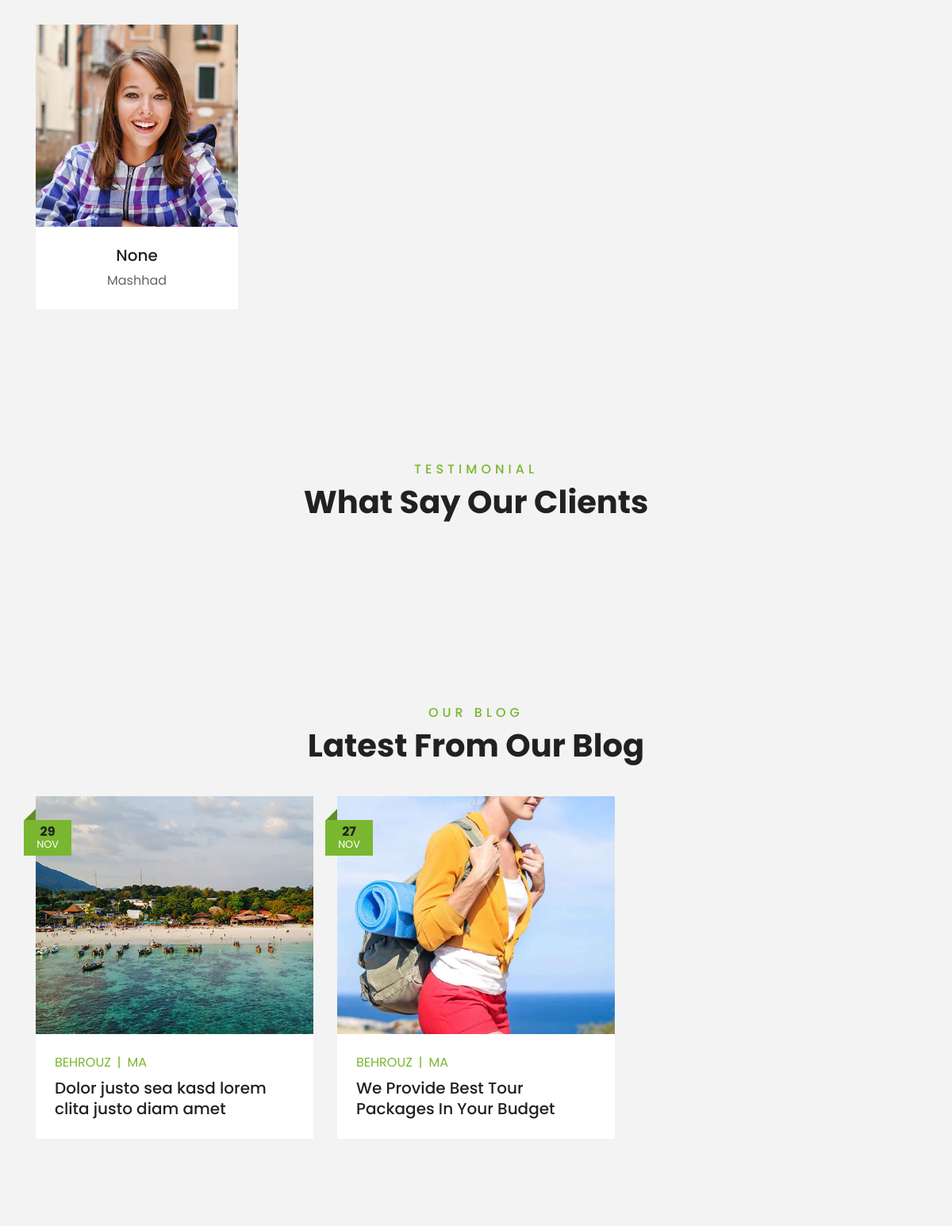
The app's page / (signed in, middle part), older data.
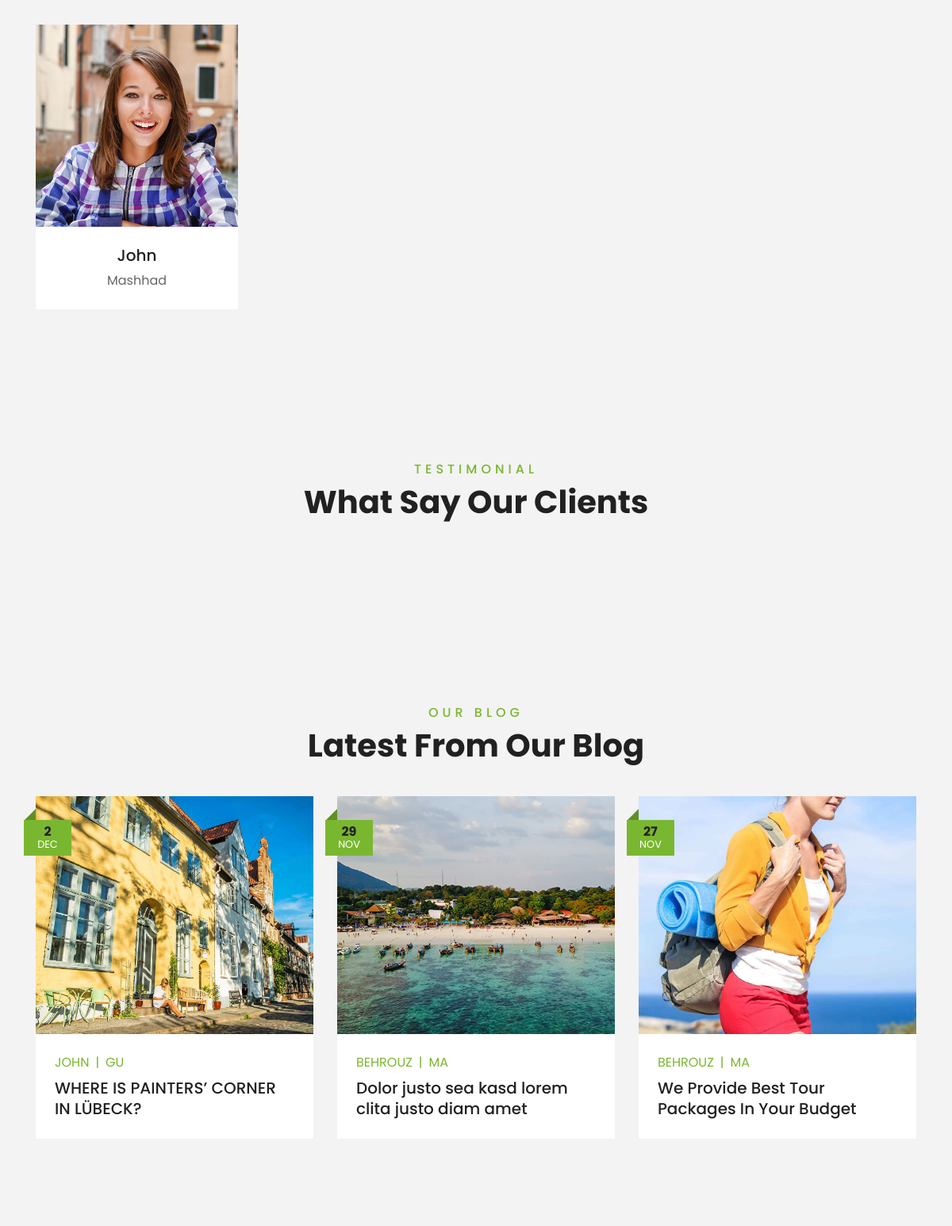
The same page, newer data.
### Account/models.py (models this page shows, shortened)
class CustomUser (AbstractBaseUser, PermissionsMixin):
    USERTYPE=(
        ('Ma','MASTER'),
        ('Tr','TRAVELER'),
        ('Us','USER'),
        ('Bl','BLOGER'),
        ('Gu', 'GUIDE'),
    )
    username = models.CharField ( max_length=100, blank=True,null=True )
    mobile  = models.CharField ( max_length=15, default='0' )
    email = models.EmailField(unique=True)
    usertype = models.CharField ( max_length=2, choices=USERTYPE, default='Us' )
    firstname  = models.CharField ( blank=True,null=True,max_length=50 )
    lastname  = models.CharField ( blank=True,null=True,max_length=50 )
    first_name  = models.CharField ( blank=True,null=True,max_length=50 )
    last_name  = models.CharField ( blank=True,null=True,max_length=50 )
    unicid  = models.CharField ( max_length=10, unique=True )
    birthday  = models.DateTimeField ( blank=True,null=True )
    gender  = models.BooleanField ( blank=True,null=True )
    status = models.BooleanField(default=False)
    image = models.ImageField ( blank=True,null=True,upload_to='Profile' )
    city = models.ForeignKey(to='Home.City', on_delete=models.CASCADE, blank=True,null=True)
    profesional = models.CharField ( max_length=50, blank=True, null=True )
    is_superuser = models.BooleanField(default=False)
    is_staff = models.BooleanField(default=False)
    is_active = models.BooleanField(default=False)
    date_joined = models.DateTimeField(blank=True, null=True)
    USERNAME_FIELD = 'email'
    EMAIL_FIELD = 'email'
    REQUIRED_FIELDS = []
    objects = UserManager()

### Home/models.py (models this page shows, shortened)
class City (models.Model):
    state = models.ForeignKey(State, on_delete=models.CASCADE)
    city = models.CharField(max_length=50, unique=True)
    image = models.ImageField(upload_to='City', blank=True, null=True)
    home_page_display = models.BooleanField(default=False)
    short_description = models.CharField(max_length=25, blank=True, null=True)

### Blog/models.py (models this page shows, shortened)
class ArticleImg(models.Model):
    title = models.CharField(max_length=15, default="0")
    image = models.ImageField(upload_to='Frame')
    article = models.ForeignKey(Article, on_delete=models.CASCADE)
    imgOrder = models.PositiveIntegerField()

class ArticlePart(models.Model):
    partTitle = models.CharField(max_length=50)
    text = models.TextField()
    article = models.ForeignKey(Article, on_delete=models.CASCADE)
    partOrder = models.PositiveIntegerField()

### Home/views.py (the view)
# urls.py: path('', views.index, name='index'),
def index(request):
    class MyArticles:
        def __init__(self, selectarticle):
            self.id = selectarticle.id
            self.img = ArticleImg.objects.get(article_id=selectarticle.id, imgOrder=1)
            self.part = ArticlePart.objects.get(article_id=selectarticle.id, partOrder=1)
            self.title = selectarticle.title
            self.create = selectarticle.create
            self.month = (datetime.datetime.strptime(str(self.create.month), "%m")).strftime("%b")
            self.update = selectarticle.update
            self.author = selectarticle.author
            self.status = selectarticle.status
    newestArticles = Article.objects.all().order_by('-update')[:3]
    articles = []
    for a in newestArticles:
        if a.status == 'pub':
            articles.append(MyArticles(a))
    selectedArticle = SpecialPosition.objects.get(title='Homepage')
    homePageArticle = MyArticle(Article.objects.get(id=selectedArticle.article.id))
    cities = City.objects.filter(home_page_display=True).order_by('-id')[:6]
    Guides = CustomUser.objects.filter(usertype='Gu').order_by('-id')
    users = CustomUser.objects.filter(usertype='Us').order_by('-id')
    destinations = City.objects.all()
    tour = Tour.objects.filter(home_page_display=True).order_by('-id')[:6]
    comments = Comment.objects.filter(active=True).order_by('-id')[:6]
    context = {
        'destinations': destinations,
        'SignIn': 'Sign In',
        'SignOut': 'SignOut',
        'SignUp': 'SignUp',
        'Search': 'Search',
        'Services': 'Services',
        'Menu': 'Menu',
        'cities':cities,
        'tour':tour,
        'Guides':Guides,
        'users' : users,
        'myarticle' : homePageArticle,
        'articles':articles,
        'comments':comments,
    }
    return (render(request,'Home/index.html', context))

### Home/models.py (called while the page is built)
    def tour_duration(self):
        timediff = self.transportBack.recivetime - self.transportGo.starttime
        return timediff.days

### Home/templates/Home/index.html (shortened to what this page needs)
{% extends '_base.html' %}
{% load static %}
{% load djmoney %}
{% block static%}
    <link href="{% static 'lib/owlcarousel/assets/owl.carousel.min.css' %}" rel="stylesheet">
    <link href="{% static 'lib/tempusdominus/css/tempusdominus-bootstrap-4.min.css' %}" rel="stylesheet" />
    <link href="{% static 'css/style.css' %}" rel="stylesheet">
    <link href="{% static 'css/newstyle.css' %}" rel="stylesheet">
{%endblock%}
{% block body %}
    {% if user.is_authenticated %}
        {% include 'Team.html' %}
        {% include 'Testimonial.html' %}
        <div class="container-fluid py-5">
            <div class="container pt-5 pb-3">
                <div class="text-center mb-3 pb-3">
                    <h6 class="text-primary text-uppercase" style="letter-spacing: 5px;">Our Blog</h6>
                    <h1>Latest From Our Blog</h1>
                </div>
                <div class="row pb-3">
                    {% for a in articles %}
                    <div class="col-lg-4 col-md-6 mb-4 pb-2">
                        <div class="blog-item">
                            <div class="position-relative">
                                <img class="img-fluid w-100 bloglistitem" src="{{ a.img.image.url }}" alt="{{ a.img.title }}">
                                <div class="blog-date">
                                    <h6 class="font-weight-bold mb-n1">{{ a.create.date.day }}</h6>
                                    <small class="text-white text-uppercase">{{ a.month }}</small>
                                </div>
                            </div>
                            <div class="bg-white p-4">
                                <div class="d-flex mb-2">
                                    <a class="text-primary text-uppercase text-decoration-none" href="">{{ a.author.firstname }}</a>
                                    <span class="text-primary px-2">|</span>
                                    <a class="text-primary text-uppercase text-decoration-none" href="">{{ a.author.usertype }}</a>
                                </div>
                                <a class="h5 m-0 text-decoration-none" href="{% url 'Blog:blogdetail' a.id %}">{{ a.part.partTitle }}</a>
                            </div>
                        </div>
                    </div>
                    {% endfor %}
                </div>
            </div>
        </div>
    {% endif %}
{% endblock %}

### templates/Team.html (shortened to what this page needs)
<div id="guides" class="container-fluid py-5">
    <div class="container pt-5 pb-3">
        <div class="row">
            {% for g in Guides %}
            <div class="col-lg-3 col-md-4 col-sm-6 pb-2">
                <div class="team-item bg-white mb-4">
                    <div class="team-img position-relative overflow-hidden">
                        <img class="img-fluid w-100" src="{{ g.image.url }}" alt="{{ g.firstname }}">
                        <div class="team-social">
                        </div>
                    </div>
                    <div class="text-center py-4">
                        <h5 class="text-truncate">{{ g.firstname }}</h5>
                        <p class="m-0">{{ g.city.city }}</p>
                    </div>
                </div>
            </div>
            {% endfor %}
        </div>
    </div>
</div>

Row changes from the older to the newer data that the page shows:
changed CustomUser "Mashhad": firstname "None" → "John"
added ArticleImg: img.image (picture)
added ArticlePart: part.partTitle "WHERE IS PAINTERS’ CORNER IN LÜBECK?"
Text that changed along with them:
new list line: "2 DEC |"
new list line: "JOHN GU"
